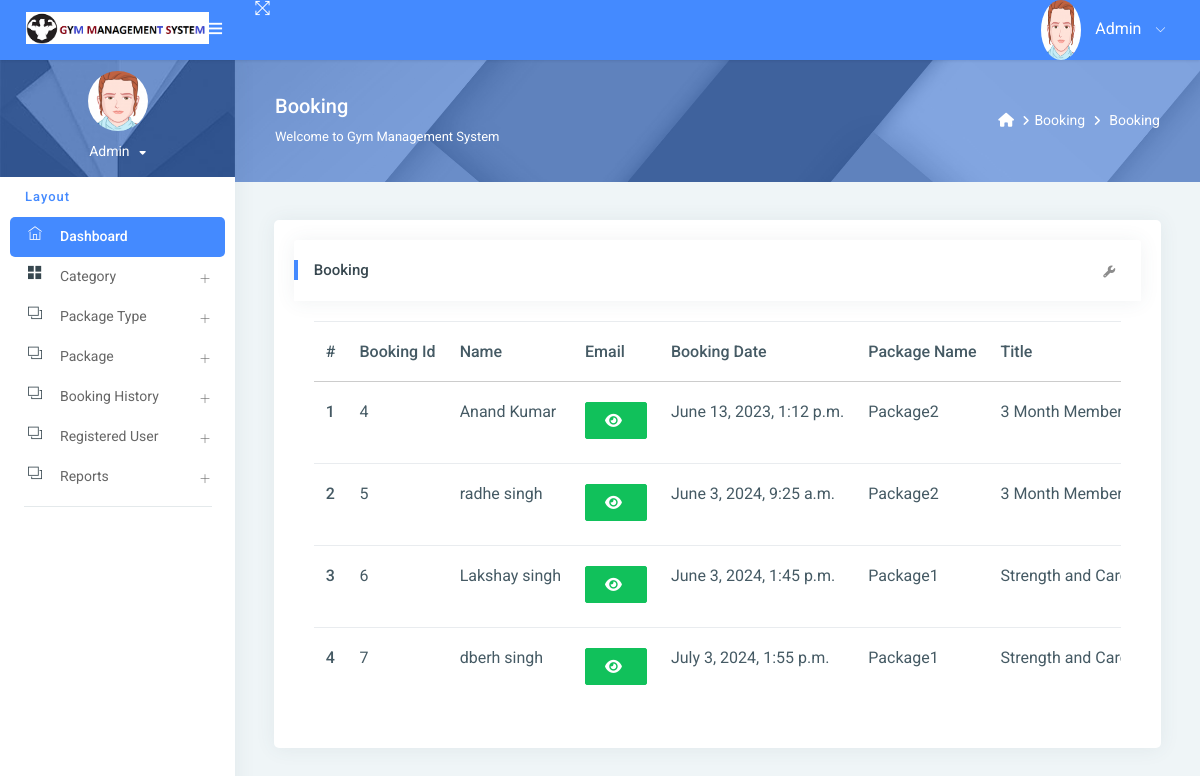
/new_booking/ (signed in), run on the app's committed database.
### gym/models.py (models this page shows, shortened)
class Booking(models.Model):
    package = models.ForeignKey(Package, on_delete=models.CASCADE, null=True, blank=True)
    register = models.ForeignKey(Signup, on_delete=models.CASCADE, null=True, blank=True)
    bookingnumber = models.CharField(max_length=100, null=True, blank=True)
    status = models.IntegerField(choices=STATUS, default=1)
    creationdate = models.DateTimeField(auto_now_add=True)

class Signup(models.Model):
    user = models.ForeignKey(User, on_delete=models.CASCADE, null=True)
    mobile = models.CharField(max_length=15, null=True)
    state = models.CharField(max_length=150, null=True)
    city = models.CharField(max_length=150, null=True)
    address = models.CharField(max_length=200, null=True)
    creationdate = models.DateTimeField(auto_now_add=True)

class Package(models.Model):
    category = models.ForeignKey(Category, on_delete=models.CASCADE, null=True)
    packagename = models.ForeignKey(Packagetype, on_delete=models.CASCADE, null=True)
    titlename = models.CharField(max_length=200, null=True)
    packageduration = models.CharField(max_length=50, null=True)
    price = models.CharField(max_length=200, null=True)
    description = models.CharField(max_length=200, null=True)
    creationdate = models.DateTimeField(auto_now_add=True)

class Packagetype(models.Model):
    category = models.ForeignKey(Category, on_delete=models.CASCADE, null=True)
    packagename = models.CharField(max_length=200, null=True)
    creationdate = models.DateTimeField(auto_now_add=True)
    def __str__(self):
        return self.packagename

### gym/views.py (the view)
# urls.py: path('new_booking/', new_booking, name='new_booking'),
@login_required(login_url='/admin_login/')
def new_booking(request):
    action = request.GET.get('action')
    data = Booking.objects.filter()
    if action == "New":
        data = data.filter(status="1")
    elif action == "Partial":
        data = data.filter(status="2")
    elif action == "Full":
        data = data.filter(status="3")
    elif action == "Total":
        data = data.filter()
    if request.user.is_staff:
        return render(request, "admin/new_booking.html", locals())
    else:
        return render(request, "booking_history.html", locals())

### gym/templates/admin/new_booking.html (shortened to what this page needs)
{% extends 'admin_base.html' %}
{% load static %}
{% block main %}
<link rel="stylesheet" href="https://cdnjs.cloudflare.com/ajax/libs/font-awesome/6.2.0/css/all.min.css" />
<div class="page-header">
    <div class="page-block">
        <div class="row align-items-center">
            <div class="col-md-8">
                <div class="page-header-title">
                    <h5 class="m-b-10">{{request.GET.action}} Booking</h5>
                    <p class="m-b-0">Welcome to Gym Management System</p>
                </div>
            </div>
            <div class="col-md-4">
                <ul class="breadcrumb-title">
                    <li class="breadcrumb-item">
                        <a href="{% url 'admin_home' %}"> <i class="fa fa-home"></i> </a>
                    </li>
                    <li class="breadcrumb-item"><a href="">Booking</a>
                    </li>
                    <li class="breadcrumb-item"><a href="">{{request.GET.action}} Booking</a>
                    </li>
                </ul>
            </div>
        </div>
    </div>
</div>
<div class="pcoded-inner-content">
    <div class="main-body">
        <div class="page-wrapper">
            <div class="page-body">
                <div class="row">
                    <div class="col-md-12">
                        <div class="card">
                            <div class="card-block">
                                <div class="card-header">
                                    <h5>{{request.GET.action}} Booking</h5>
                                    <div class="card-header-right">
                                        <ul class="list-unstyled card-option">
                                            <li><i class="fa fa fa-wrench open-card-option"></i></li>
                                        </ul>
                                    </div>
                                </div>
                                <div class="card-block table-border-style">
                                    <div class="table-responsive">
                                        <table class="table">
                                            <thead>
                                            <tr>
                                                <th>#</th>
                                                <th>Booking Id</th>
                                                <th>Name</th>
                                                <th>Email</th>
                                                <th>Booking Date</th>
                                                <th>Package Name</th>
                                                <th>Title</th>
                                            </tr>
                                            </thead>
                                            <tbody>
                                            {% for i in data %}
                                            <tr>
                                                <th scope="row">{{forloop.counter}}</th>
                                                <td>{{i.id}}</td>
                                                <td>{{i.register.user.first_name}} {{i.register.user.last_name}}</td>
                                                 <td><span id="email-{{forloop.counter}}" class="password">{{i.register.user.username}}</span>
                                                     <button type="button" class="btn btn-success" id="email-btn-{{forloop.counter}}" onclick="togglePassword('email-{{forloop.counter}}', this.id)"><i class="fa fa-eye"></i></button>
                                                 </td>
                                                 <td>{{i.creationdate}}</td>
                                                <td>{{i.package.packagename}}</td>
                                                <td>{{i.package.titlename}}</td>
                                            </tr>
                                            {% endfor %}
                                            </tbody>
                                        </table>
                                    </div>
                                </div>
                            </div>
                        </div>
                    </div>
                </div>
            </div>
        </div>
    </div>
</div>
{% endblock %}

### gym/templates/admin/new_booking.html (style rules this page uses)
.table-responsive { font-size:11px; }
td { padding:0px; }

### data on the page
Booking: id "4", register.user.first_name "Anand", register.user.last_name "Kumar", creationdate "June 13, 2023, 1:12 p.m.", package.packagename "Package2", package.titlename "3 Month…"
Booking: id "5", register.user.first_name "radhe", register.user.last_name "singh", creationdate "June 3, 2024, 9:25 a.m.", package.packagename "Package2", package.titlename "3 Month…"
Booking: id "6", register.user.first_name "Lakshay", register.user.last_name "singh", creationdate "June 3, 2024, 1:45 p.m.", package.packagename "Package1", package.titlename "Strength and…"
Booking: id "7", register.user.first_name "dberh", register.user.last_name "singh", creationdate "July 3, 2024, 1:55 p.m.", package.packagename "Package1", package.titlename "Strength and…"
